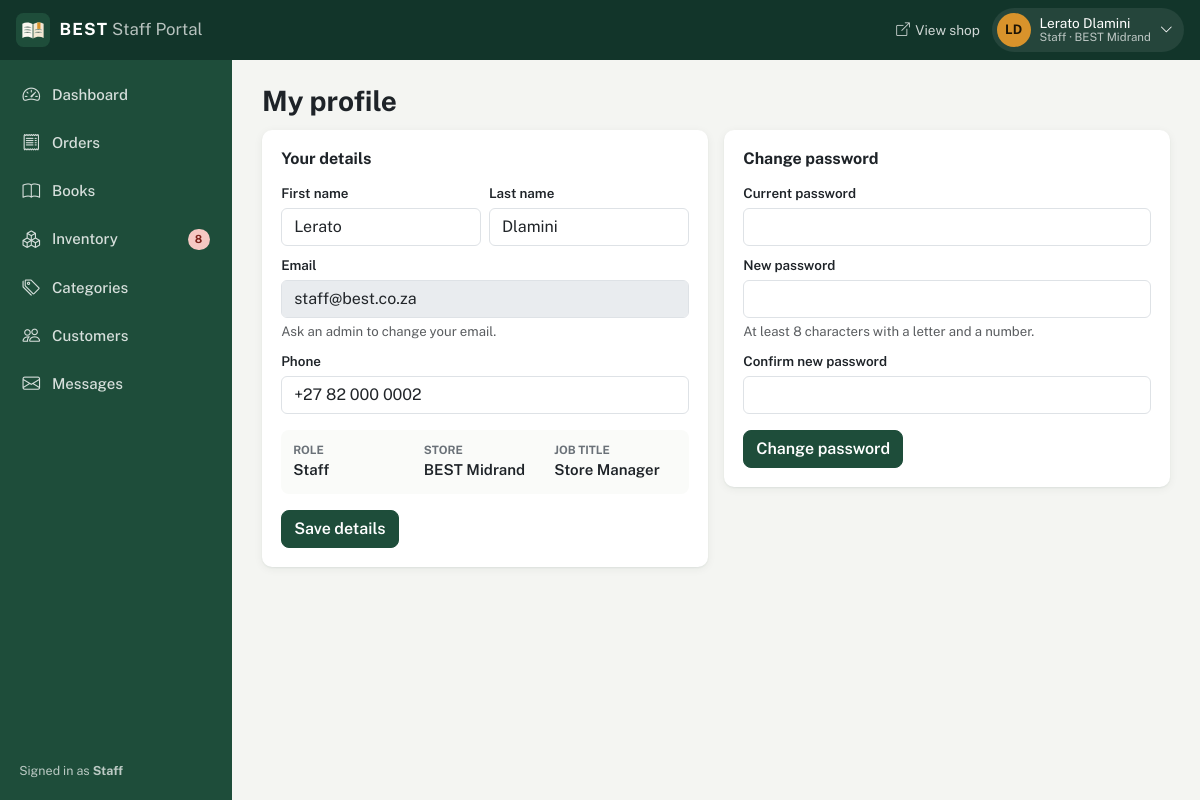
Page /staff/profile.php (signed in) on the committed database.
### tables this page shows
CREATE TABLE Staff (
  accountID INT PRIMARY KEY,
   
  storeID INT NULL,
  jobTitle VARCHAR(100) NOT NULL DEFAULT 'Store Assistant',
  CONSTRAINT fk_staff_account FOREIGN KEY (accountID) REFERENCES UserAccount (accountID) ON DELETE CASCADE,
  CONSTRAINT fk_staff_store FOREIGN KEY (storeID) REFERENCES Store (storeID) ON DELETE SET NULL
);

CREATE TABLE UserAccount (
  accountID INT PRIMARY KEY AUTO_INCREMENT,
  firstName VARCHAR(100) NOT NULL,
  lastName VARCHAR(100) NOT NULL,
  email VARCHAR(255) NOT NULL UNIQUE,
  phoneNumber VARCHAR(30) NULL,
  passwordHash VARCHAR(255) NOT NULL,
  accountStatus ENUM('active', 'suspended') NOT NULL DEFAULT 'active',
   
  mustChangePassword BOOLEAN NOT NULL DEFAULT FALSE,
  createdBy INT NULL,
  dateCreated DATETIME NOT NULL DEFAULT CURRENT_TIMESTAMP,
  lastLogin DATETIME NULL,
  CONSTRAINT fk_account_createdby FOREIGN KEY (createdBy) REFERENCES UserAccount (accountID) ON DELETE SET NULL,
  INDEX idx_account_status (accountStatus)
);

CREATE TABLE Store (
  storeID INT PRIMARY KEY AUTO_INCREMENT,
  name VARCHAR(120) NOT NULL UNIQUE,
  addressLine VARCHAR(255) NOT NULL,
  city VARCHAR(100) NOT NULL,
  province VARCHAR(60) NOT NULL,
  postalCode VARCHAR(10) NOT NULL,
  phoneNumber VARCHAR(30) NOT NULL,
  email VARCHAR(255) NOT NULL,
  openingHours VARCHAR(255) NOT NULL,
  isActive BOOLEAN NOT NULL DEFAULT TRUE,
  dateCreated DATETIME NOT NULL DEFAULT CURRENT_TIMESTAMP
);

### includes/helpers/database.php (called while the page is built, shortened)
<?php
function fetchAll(mysqli $conn, string $sql, array $params = []): array
{
    $stmt = $conn->prepare($sql);
    if (!$stmt->execute($params ?: null)) {
        error_log('Query failed: ' . $stmt->error);
        return [];
    }
    $result = $stmt->get_result();
    return $result ? $result->fetch_all(MYSQLI_ASSOC) : [];
}
function fetchOne(mysqli $conn, string $sql, array $params = []): ?array
{
    return fetchAll($conn, $sql, $params)[0] ?? null;
}
function fetchValue(mysqli $conn, string $sql, array $params = []): mixed
{
    $row = fetchOne($conn, $sql, $params);
    return $row ? array_values($row)[0] : null;
}

### staff/helpers/auth.php (called while the page is built, shortened)
<?php
require_once __DIR__ . '/../../includes/helpers/database.php';
function requireStaff(?mysqli $conn): array
{
    $account = isset($_SESSION['accountID']) ? fetchOne($conn,
        "SELECT u.accountID, u.firstName, u.lastName, u.email, u.phoneNumber, u.accountStatus, u.mustChangePassword, u.lastLogin,
                CASE WHEN a.accountID IS NOT NULL THEN 'Admin' WHEN s.accountID IS NOT NULL THEN 'Staff' END AS role,
                s.storeID, s.jobTitle, st.name AS storeName
         FROM UserAccount u
         LEFT JOIN Admin a ON a.accountID = u.accountID
         LEFT JOIN Staff s ON s.accountID = u.accountID
         LEFT JOIN Store st ON st.storeID = s.storeID
         WHERE u.accountID = ?",
        [(int) $_SESSION['accountID']]) : null;
    return $account;
}
function isAdmin(array $account): bool
{
    return $account['role'] === 'Admin';
}

### includes/helpers/forms.php (called while the page is built, shortened)
<?php
function e(?string $value): string
{
    return htmlspecialchars((string) $value, ENT_QUOTES, 'UTF-8');
}

### staff/profile.php (the view, shortened to what this page needs)
<?php
    require_once __DIR__ . '/helpers/auth.php';
    $conn = db();
    $account = requireStaff($conn);
    $pageTitle = 'My profile';
    $activePage = '';
    include __DIR__ . '/components/layout.php';
?>
<div class="panel-grid">
    <section class="panel">
        <h2 class="panel-title">Your details</h2>
        <form method="post" class="needs-validation" novalidate>
            <div class="row g-2 mb-2">
                <div class="col-6"><label class="form-label" for="firstName">First name</label><input class="form-control" id="firstName" name="firstName" value="<?= e($account['firstName']) ?>" required></div>
                <div class="col-6"><label class="form-label" for="lastName">Last name</label><input class="form-control" id="lastName" name="lastName" value="<?= e($account['lastName']) ?>" required></div>
            </div>
            <div class="mb-2"><label class="form-label" for="emailRO">Email</label><input class="form-control" id="emailRO" value="<?= e($account['email']) ?>" disabled><div class="form-text">Ask an admin to change your email.</div></div>
            <div class="mb-3"><label class="form-label" for="phoneNumber">Phone</label><input class="form-control" id="phoneNumber" name="phoneNumber" type="tel" value="<?= e($account['phoneNumber']) ?>"></div>
            <dl class="profile-facts">
                <div><dt>Role</dt><dd><?= e($account['role']) ?></dd></div>
                <div><dt>Store</dt><dd><?= e($account['storeName'] ?? 'All stores') ?></dd></div>
                <div><dt>Job title</dt><dd><?= e($account['jobTitle'] ?? 'Administrator') ?></dd></div>
            </dl>
            <button class="btn btn-brand" <?= $account['mustChangePassword'] ? 'disabled' : '' ?>>Save details</button>
        </form>
    </section>
    <section class="panel">
        <h2 class="panel-title">Change password</h2>
        <form method="post" class="needs-validation" novalidate>
            <div class="mb-2"><label class="form-label" for="currentPassword">Current password</label><input class="form-control" type="password" id="currentPassword" name="currentPassword" autocomplete="current-password" required></div>
            <div class="mb-2"><label class="form-label" for="newPassword">New password</label><input class="form-control" type="password" id="newPassword" name="newPassword" autocomplete="new-password" required minlength="8" pattern="(?=.*[A-Za-z])(?=.*[0-9]).{8,}"><div class="form-text">At least 8 characters with a letter and a number.</div></div>
            <div class="mb-3"><label class="form-label" for="confirmPassword">Confirm new password</label><input class="form-control" type="password" id="confirmPassword" name="confirmPassword" autocomplete="new-password" required data-match="newPassword"><div class="invalid-feedback">The passwords must match.</div></div>
            <button class="btn btn-brand">Change password</button>
        </form>
    </section>
</div>
<?php include __DIR__ . '/components/layoutEnd.php'; ?>

### staff/components/layout.php (shortened to what this page needs)
<?php
    $pageTitle = $pageTitle ?? 'Dashboard';
    $activePage = $activePage ?? 'dashboard';
    $role = $account['role'] ?? 'Staff';
    $navCounts = [
        'orders'    => (int) fetchValue($conn, "SELECT COUNT(*) FROM CustomerOrder WHERE status = 'pending'"),
        'messages'  => (int) fetchValue($conn, "SELECT COUNT(*) FROM ContactMessage WHERE status = 'new'"),
        'inventory' => (int) fetchValue($conn,
            "SELECT COUNT(*) FROM Inventory i JOIN Book b ON b.bookID = i.bookID AND b.isActive = TRUE
             JOIN Store s ON s.storeID = i.storeID AND s.isActive = TRUE WHERE i.quantity <= i.reorderLevel"
            . (!isAdmin($account) && $account['storeID'] ? " AND i.storeID = " . (int) $account['storeID'] : '')),
    ];
    $navLinks = [
        ['dashboard',  'Dashboard',   'dashboard.php',   ['Admin', 'Staff'], 'speedometer2'],
        ['orders',     'Orders',      'orders.php',      ['Admin', 'Staff'], 'receipt'],
        ['books',      'Books',       'books.php',       ['Admin', 'Staff'], 'book'],
        ['inventory',  'Inventory',   'inventory.php',   ['Admin', 'Staff'], 'boxes'],
        ['categories', 'Categories',  'categories.php',  ['Admin', 'Staff'], 'tags'],
        ['customers',  'Customers',   'customers.php',   ['Admin', 'Staff'], 'people'],
        ['messages',   'Messages',    'messages.php',    ['Admin', 'Staff'], 'envelope'],
        ['stores',     'Stores',      'stores.php',      ['Admin'],          'shop'],
        ['accounts',   'Staff & Roles', 'accounts.php',  ['Admin'],          'person-gear'],
        ['activity',   'Activity Log', 'activityLog.php', ['Admin'],         'clock-history'],
    ];
    $navLinks = array_values(array_filter($navLinks, fn ($link) => in_array($role, $link[3], true)));
?>
<!DOCTYPE html>
<html lang="en">
<head>
    <link href="https://cdn.jsdelivr.net/npm/bootstrap@5.3.8/dist/css/bootstrap.min.css" rel="stylesheet">
    <link href="https://cdn.jsdelivr.net/npm/bootstrap-icons@1.13.1/font/bootstrap-icons.min.css" rel="stylesheet">
    <link rel="stylesheet" href="assets/css/dashboard.css?v=<?= filemtime(__DIR__ . '/../assets/css/dashboard.css') ?>">
</head>
<body class="<?= $role === 'Admin' ? 'admin-portal' : 'staff-portal' ?>">
    <header class="portal-header">
        <a class="portal-brand" href="dashboard.php">
            <img src="../assets/images/logo.svg" alt="" width="34" height="34">
            <span><strong>BEST</strong> <span class="portal-brand-sub">Staff Portal</span></span>
        </a>
        <div class="portal-header-actions">
            <a href="../index.php" class="portal-header-link d-none d-md-inline-flex" target="_blank" rel="noopener"><i class="bi bi-box-arrow-up-right" aria-hidden="true"></i> View shop</a>
            <div class="dropdown">
                <button class="portal-user" type="button" data-bs-toggle="dropdown" aria-expanded="false">
                    <span class="portal-avatar" aria-hidden="true"><?= e(mb_substr($account['firstName'], 0, 1) . mb_substr($account['lastName'], 0, 1)) ?></span>
                    <span class="portal-user-text d-none d-sm-flex">
                        <span><?= e($account['firstName'] . ' ' . $account['lastName']) ?></span>
                        <small><?= e($role) ?><?= $account['storeName'] ? ' · ' . e($account['storeName']) : '' ?></small>
                    </span>
                    <i class="bi bi-chevron-down small" aria-hidden="true"></i>
                </button>
            </div>
        </div>
    </header>
    <div class="portal-body">
        <nav class="portal-nav offcanvas-lg offcanvas-start" id="portalNav" tabindex="-1" aria-label="Portal navigation">
            <ul class="portal-nav-list">
                <?php foreach ($navLinks as [$key, $label, $href, , $icon]): ?>
                    <li>
                        <a class="portal-nav-link<?= $activePage === $key ? ' active' : '' ?>" href="<?= $href ?>"<?= $activePage === $key ? ' aria-current="page"' : '' ?>>
                            <i class="bi bi-<?= $icon ?>" aria-hidden="true"></i>
                            <span><?= $label ?></span>
                            <?php if (!empty($navCounts[$key])): ?>
                                <span class="portal-nav-badge<?= $key === 'inventory' ? ' is-warning' : '' ?>"><?= $navCounts[$key] ?></span>
                            <?php endif; ?>
                        </a>
                    </li>
                <?php endforeach; ?>
            </ul>
            <p class="portal-nav-role">Signed in as <strong><?= e($role) ?></strong></p>
        </nav>
        <main class="portal-main" id="main">
            <div class="portal-heading">
                <h1><?= e($pageTitle) ?></h1>
            </div>

### staff/assets/css/dashboard.css (style rules this page uses)
:root { --brand: #1E4D3A; --brand-dark: #12352A; --brand-soft: #E7F0EB; --accent: #D9932B; --accent-soft: #FDF0DB; --page-bg: #F4F5F2; --surface: #FFFFFF; --line: #E3E5E0; --text: #1E2328; --muted: #6A7178; --danger: #B4372F; --success: #1F6B3F; --header-height: 60px; --nav-width: 232px; --radius: 10px; --shadow: 0 1px 2px rgba(18, 53, 42, .06), 0 2px 10px rgba(18, 53, 42, .06); --bs-body-font-family: 'Public Sans', system-ui, sans-serif; }
body { background: var(--page-bg); color: var(--text); font-size: .94rem; }
a { color: var(--brand); }
.btn { font-weight: 600; border-radius: 8px; }
.btn-brand { background: var(--brand); border-color: var(--brand); color: #fff; }
.form-label { font-weight: 600; font-size: .84rem; margin-bottom: .3rem; }
.portal-header { position: sticky; top: 0; z-index: 1030; height: var(--header-height); display: flex; align-items: center; gap: .75rem; padding: 0 1rem; background: var(--brand-dark); color: #fff; }
.portal-brand { display: flex; align-items: center; gap: .6rem; color: #fff; text-decoration: none; font-size: 1.05rem; }
.portal-brand strong { letter-spacing: .06em; }
.portal-brand-sub { opacity: .7; font-weight: 400; }
.portal-header-actions { margin-left: auto; display: flex; align-items: center; gap: .75rem; }
.portal-header-link { color: rgba(255, 255, 255, .8); text-decoration: none; align-items: center; gap: .35rem; font-size: .85rem; }
.portal-user { display: flex; align-items: center; gap: .55rem; background: rgba(255, 255, 255, .08); border: none; color: #fff; padding: .3rem .7rem .3rem .3rem; border-radius: 999px; }
.portal-avatar { width: 34px; height: 34px; border-radius: 50%; background: var(--accent); color: #1d1405; display: grid; place-items: center; font-weight: 700; font-size: .82rem; }
.portal-user-text { flex-direction: column; align-items: flex-start; line-height: 1.15; font-size: .85rem; }
.portal-user-text small { opacity: .7; font-size: .72rem; }
.portal-body { display: flex; min-height: calc(100vh - var(--header-height)); }
.portal-nav { width: var(--nav-width); flex-shrink: 0; background: var(--brand) !important; color: #fff; }
@media (min-width: 992px) { .portal-nav { position: sticky; top: var(--header-height); height: calc(100vh - var(--header-height)); overflow-y: auto; display: flex; flex-direction: column; } }
.portal-nav-list { list-style: none; padding: .75rem .6rem; margin: 0; }
.portal-nav-link { display: flex; align-items: center; gap: .75rem; padding: .62rem .8rem; border-radius: 8px; color: rgba(255, 255, 255, .82); text-decoration: none; font-weight: 500; margin-bottom: 2px; }
.portal-nav-link i { font-size: 1.1rem; }
.portal-nav-badge { margin-left: auto; background: var(--accent); color: #1d1405; font-size: .7rem; font-weight: 700; min-width: 22px; text-align: center; padding: .12rem .4rem; border-radius: 999px; }
.portal-nav-badge.is-warning { background: #F6C8C3; color: #7A1F18; }
.portal-nav-role { margin: auto 1.2rem 1.2rem; font-size: .78rem; opacity: .7; }
.portal-main { flex: 1; min-width: 0; padding: 1.5rem clamp(1rem, 2.5vw, 2rem) 3rem; }
.portal-heading { display: flex; align-items: center; justify-content: space-between; flex-wrap: wrap; gap: .75rem; margin-bottom: .75rem; }
.portal-heading h1 { font-size: clamp(1.35rem, 2.4vw, 1.75rem); font-weight: 700; margin: 0; }
.panel { background: var(--surface); border-radius: var(--radius); box-shadow: var(--shadow); padding: 1.2rem; min-width: 0; }
.panel-grid { display: grid; grid-template-columns: 1fr 1fr; gap: 1rem; margin-bottom: 1rem; align-items: start; }
.panel-head h2, .panel-title { font-size: 1rem; font-weight: 700; margin: 0 0 .9rem; }
.profile-facts { display: grid; grid-template-columns: repeat(3, 1fr); gap: .5rem; background: #FAFBF9; border-radius: 8px; padding: .75rem; margin-bottom: 1rem; }
.profile-facts dt { font-size: .72rem; color: var(--muted); text-transform: uppercase; }
.profile-facts dd { margin: 0; font-weight: 600; }
.edit-layout > *, .panel-grid > * { min-width: 0; }

### rows in the picture
staff: accountID.lastName "LD", accountID.lastName "Lerato Dlamini", storeID.name "BEST Midrand", firstName "Lerato", lastName "Dlamini", accountID.email "staff@best.co.za", phoneNumber "+27 82 000 0002", jobTitle "Store Manager"

### other values in the picture
$role "Staff"
$label "Dashboard"
$label "Orders"
$label "Books"
$label "Inventory"
$navCounts[$key] "8"
$label "Categories"
$label "Customers"
$label "Messages"
$pageTitle "My profile"
$account['role'] "Staff"
